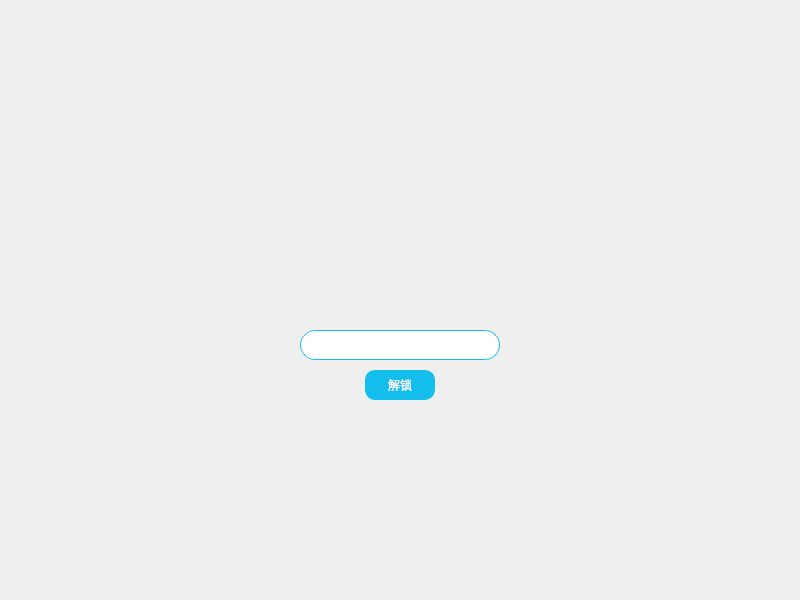
<?xml version="1.0" encoding="UTF-8"?>
<ui version="4.0">
 <class>lockOfApp</class>
 <widget class="QWidget" name="lockOfApp">
  <property name="geometry">
   <rect>
    <x>0</x>
    <y>0</y>
    <width>800</width>
    <height>600</height>
   </rect>
  </property>
  <property name="windowTitle">
   <string>Form</string>
  </property>
  <widget class="QLabel" name="lock_unlock">
   <property name="geometry">
    <rect>
     <x>360</x>
     <y>160</y>
     <width>80</width>
     <height>140</height>
    </rect>
   </property>
   <property name="text">
    <string/>
   </property>
  </widget>
  <widget class="QLineEdit" name="inputPassword">
   <property name="geometry">
    <rect>
     <x>300</x>
     <y>330</y>
     <width>200</width>
     <height>30</height>
    </rect>
   </property>
   <property name="styleSheet">
    <string notr="true">border: 1px solid;
border-color: rgb(19, 190, 236);
border-radius: 15px;</string>
   </property>
   <property name="cursorPosition">
    <number>0</number>
   </property>
  </widget>
  <widget class="QPushButton" name="unlock">
   <property name="geometry">
    <rect>
     <x>365</x>
     <y>370</y>
     <width>70</width>
     <height>30</height>
    </rect>
   </property>
   <property name="palette">
    <palette>
     <active>
      <colorrole role="Button">
       <brush brushstyle="SolidPattern">
        <color alpha="255">
         <red>19</red>
         <green>190</green>
         <blue>236</blue>
        </color>
       </brush>
      </colorrole>
      <colorrole role="ButtonText">
       <brush brushstyle="SolidPattern">
        <color alpha="255">
         <red>255</red>
         <green>255</green>
         <blue>255</blue>
        </color>
       </brush>
      </colorrole>
      <colorrole role="Base">
       <brush brushstyle="SolidPattern">
        <color alpha="255">
         <red>19</red>
         <green>190</green>
         <blue>236</blue>
        </color>
       </brush>
      </colorrole>
      <colorrole role="Window">
       <brush brushstyle="SolidPattern">
        <color alpha="255">
         <red>19</red>
         <green>190</green>
         <blue>236</blue>
        </color>
       </brush>
      </colorrole>
     </active>
     <inactive>
      <colorrole role="Button">
       <brush brushstyle="SolidPattern">
        <color alpha="255">
         <red>19</red>
         <green>190</green>
         <blue>236</blue>
        </color>
       </brush>
      </colorrole>
      <colorrole role="ButtonText">
       <brush brushstyle="SolidPattern">
        <color alpha="255">
         <red>255</red>
         <green>255</green>
         <blue>255</blue>
        </color>
       </brush>
      </colorrole>
      <colorrole role="Base">
       <brush brushstyle="SolidPattern">
        <color alpha="255">
         <red>19</red>
         <green>190</green>
         <blue>236</blue>
        </color>
       </brush>
      </colorrole>
      <colorrole role="Window">
       <brush brushstyle="SolidPattern">
        <color alpha="255">
         <red>19</red>
         <green>190</green>
         <blue>236</blue>
        </color>
       </brush>
      </colorrole>
     </inactive>
     <disabled>
      <colorrole role="Button">
       <brush brushstyle="SolidPattern">
        <color alpha="255">
         <red>19</red>
         <green>190</green>
         <blue>236</blue>
        </color>
       </brush>
      </colorrole>
      <colorrole role="ButtonText">
       <brush brushstyle="SolidPattern">
        <color alpha="255">
         <red>120</red>
         <green>120</green>
         <blue>120</blue>
        </color>
       </brush>
      </colorrole>
      <colorrole role="Base">
       <brush brushstyle="SolidPattern">
        <color alpha="255">
         <red>19</red>
         <green>190</green>
         <blue>236</blue>
        </color>
       </brush>
      </colorrole>
      <colorrole role="Window">
       <brush brushstyle="SolidPattern">
        <color alpha="255">
         <red>19</red>
         <green>190</green>
         <blue>236</blue>
        </color>
       </brush>
      </colorrole>
     </disabled>
    </palette>
   </property>
   <property name="styleSheet">
    <string notr="true">border: 1px solid;
border-color: rgb(19, 190, 236);
background-color: rgb(19, 190, 236);
border-radius: 10px;
font: 12pt &quot;微软雅黑&quot;;</string>
   </property>
   <property name="text">
    <string>解锁</string>
   </property>
  </widget>
 </widget>
 <resources/>
 <connections/>
</ui>
